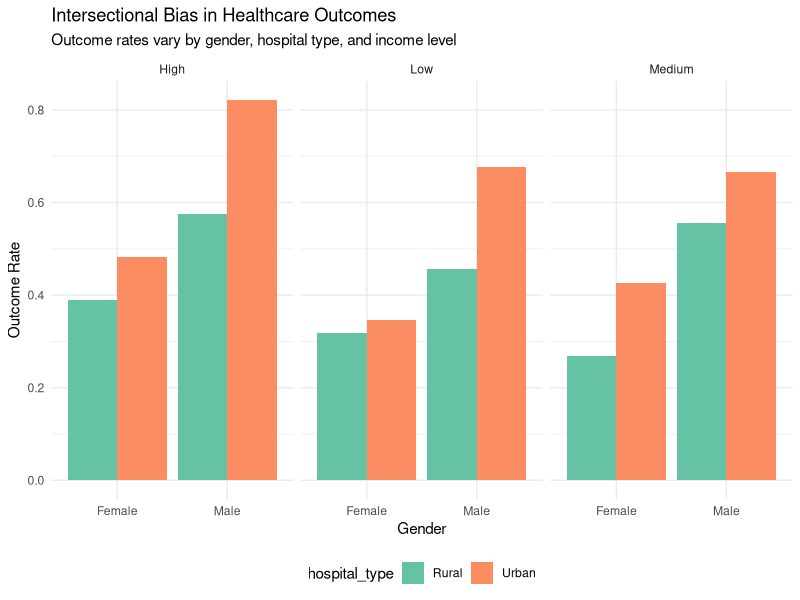
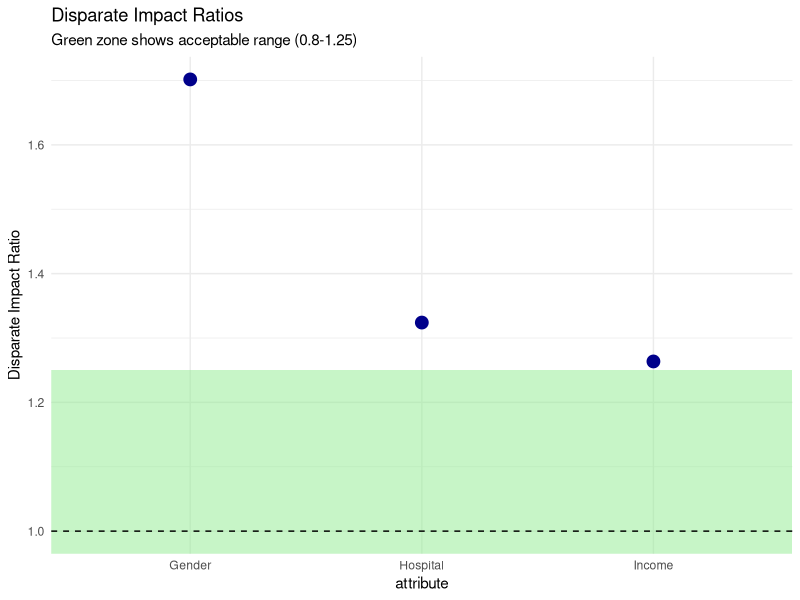
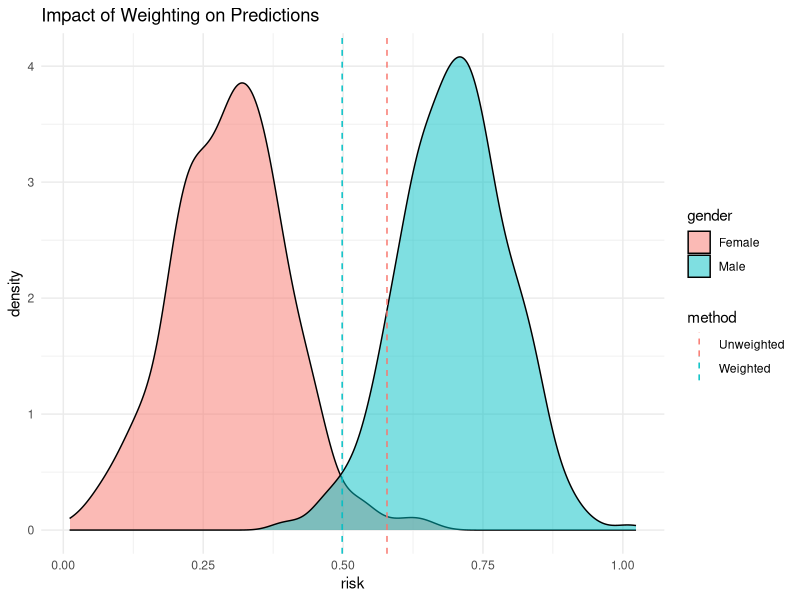
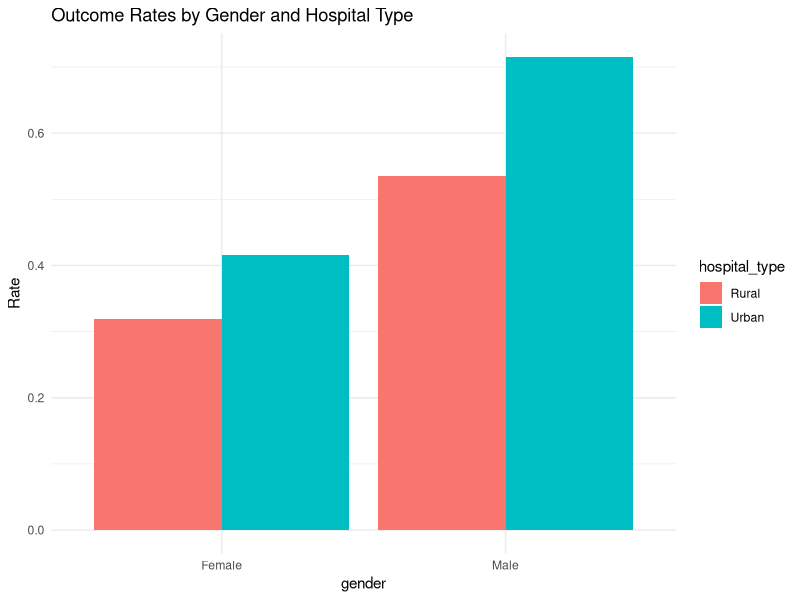
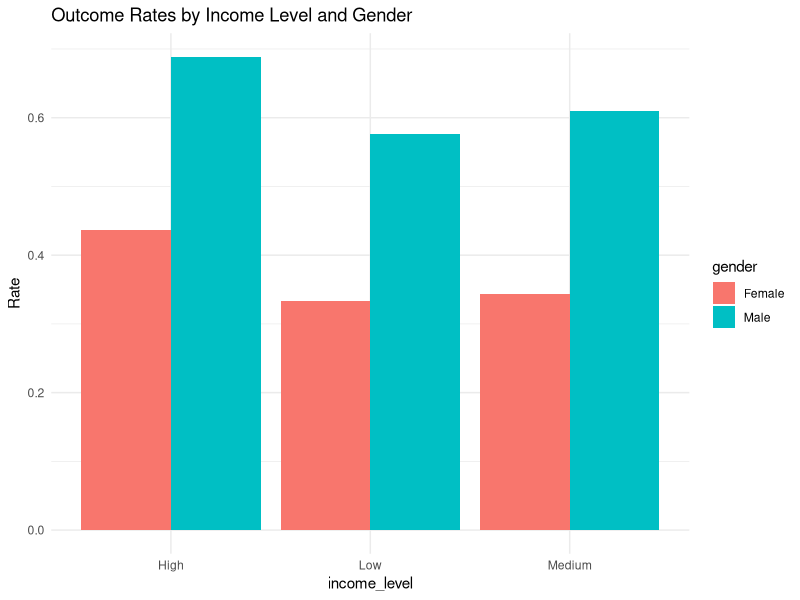
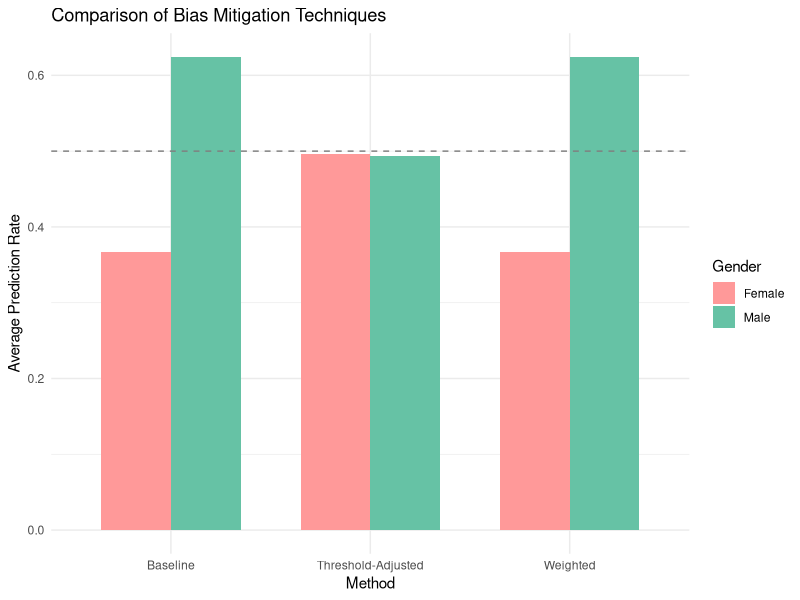

Reproduce these figures in R, in order.
# Chapter 9: Bias and Fairness
# Machine Learning in Cardiology: A Practical R-Based Approach
# Runnable top to bottom. All data are simulated in the script.

# --------------------------------------------------------------------------
# Identifying Sources of Bias
# --------------------------------------------------------------------------

# Load required libraries
library(dplyr)
library(tidyr)
library(ggplot2)
set.seed(123)

# Generate synthetic patient data
n_patients <- 1000

# Create synthetic patient demographics and outcomes
patient_data <- data.frame(
  patient_id = 1:n_patients,
  age = rnorm(n_patients, mean = 60, sd = 15),
  gender = sample(c("Male", "Female"), n_patients, replace = TRUE, prob = c(0.6, 0.4)),
  race = sample(c("White", "Black", "Asian", "Hispanic"), n_patients, replace = TRUE),
  income_level = sample(c("Low", "Medium", "High"), n_patients, replace = TRUE),
  hospital_type = sample(c("Urban", "Rural"), n_patients, replace = TRUE),
  risk_score = runif(n_patients)
)

# Add biased outcomes
patient_data$outcome <- with(patient_data, {
  # Create biased probability based on demographics
  prob <- 0.3 + 
    0.2 * (gender == "Male") +  # Gender bias
    0.15 * (hospital_type == "Urban") +  # Hospital type bias
    0.1 * (income_level == "High")  # Income level bias
  
  # Generate outcomes
  rbinom(n_patients, 1, prob)
})

# Outcome disparities across demographics
outcome_disparities <- patient_data %>%
  group_by(gender, hospital_type, income_level) %>%
  summarize(
    outcome_rate = mean(outcome),
    n = n(),
    .groups = 'drop'
  )

# Figure 1: Intersectional bias visualization
ggplot(outcome_disparities, 
       aes(x = gender, y = outcome_rate, fill = hospital_type)) +
  geom_bar(stat = "identity", position = "dodge") +
  facet_wrap(~income_level) +
  scale_fill_brewer(palette = "Set2") +
  labs(title = "Intersectional Bias in Healthcare Outcomes",
       subtitle = "Outcome rates vary by gender, hospital type, and income level",
       y = "Outcome Rate",
       x = "Gender") +
  theme_minimal() +
  theme(legend.position = "bottom")


# --------------------------------------------------------------------------
# Fairness Metrics: Quantifying Disparate Impact
# --------------------------------------------------------------------------

# Calculate simple DI ratio for each attribute
di_results <- data.frame(
  attribute = c("Gender", "Hospital", "Income"),
  di_ratio = c(
    mean(patient_data$outcome[patient_data$gender == "Male"]) / 
      mean(patient_data$outcome[patient_data$gender == "Female"]),
    mean(patient_data$outcome[patient_data$hospital_type == "Urban"]) / 
      mean(patient_data$outcome[patient_data$hospital_type == "Rural"]),
    mean(patient_data$outcome[patient_data$income_level == "High"]) / 
      mean(patient_data$outcome[patient_data$income_level == "Low"])
  )
)

# Create simple visualization
ggplot(di_results, aes(x = attribute, y = di_ratio)) +
  geom_rect(xmin = -Inf, xmax = Inf, ymin = 0.8, ymax = 1.25, 
            fill = "lightgreen", alpha = 0.2) +
  geom_point(size = 4, color = "darkblue") +
  geom_hline(yintercept = 1, linetype = "dashed") +
  labs(title = "Disparate Impact Ratios",
       subtitle = "Green zone shows acceptable range (0.8-1.25)",
       y = "Disparate Impact Ratio") +
  theme_minimal()


# --------------------------------------------------------------------------
# Bias Mitigation Techniques: Re-weighting
# --------------------------------------------------------------------------

df <- data.frame(
  gender = factor(rep(c("Female", "Male"), c(300, 700))),
  risk = c(rnorm(300, 0.3, 0.1), rnorm(700, 0.7, 0.1))
)

# Compare unweighted vs weighted predictions
results <- data.frame(
  method = c("Unweighted", "Weighted"),
  prediction = c(
    mean(df$risk),  # Biased toward majority
    mean(c(mean(df$risk[df$gender == "Female"]), 
           mean(df$risk[df$gender == "Male"])))  # Equal group weights
  )
)

# Visualize
ggplot(df, aes(x = risk, fill = gender)) +
  geom_density(alpha = 0.5) +
  geom_vline(data = results, aes(xintercept = prediction, 
                                 color = method), linetype = "dashed") +
  labs(title = "Impact of Weighting on Predictions") +
  theme_minimal()


# --------------------------------------------------------------------------
# Sampling Techniques for Bias Mitigation
# --------------------------------------------------------------------------

library(ROSE)

# Apply ROSE to balance classes
balanced_df <- ROSE(gender ~ risk_score, data = patient_data)$data

# Compare distributions before and after
results <- data.frame(
  Method = c("Original", "Balanced"),
  Female_prop = c(
    mean(patient_data$gender == "Female"),
    mean(balanced_df$gender == "Female")
  )
)

print("\nProportion of females:")
print(results)


# --------------------------------------------------------------------------
# Understanding Bias in Algorithms
# --------------------------------------------------------------------------

# Demographics and outcomes visualization
patient_data %>%
  group_by(gender, hospital_type) %>%
  summarize(
    outcome_rate = mean(outcome),
    .groups = 'drop'
  ) %>%
  ggplot(aes(x = gender, y = outcome_rate, fill = hospital_type)) +
  geom_bar(stat = "identity", position = "dodge") +
  labs(title = "Outcome Rates by Gender and Hospital Type",
       y = "Rate") +
  theme_minimal()

# Income level disparity visualization
patient_data %>%
  group_by(income_level, gender) %>%
  summarize(
    outcome_rate = mean(outcome),
    .groups = 'drop'
  ) %>%
  ggplot(aes(x = income_level, y = outcome_rate, fill = gender)) +
  geom_bar(stat = "identity", position = "dodge") +
  labs(title = "Outcome Rates by Income Level and Gender",
       y = "Rate") +
  theme_minimal()


# --------------------------------------------------------------------------
# Mitigation Strategies
# --------------------------------------------------------------------------

# Fit three different approaches
# 1. Baseline model
base_preds <- predict(glm(outcome ~ gender + hospital_type, 
                          data = patient_data, 
                          family = "binomial"), type = "response")

# 2. Weighted model with inverse probability weights
weights <- ifelse(patient_data$gender == "Female", 
                  2 * mean(patient_data$gender == "Male"),
                  2 * mean(patient_data$gender == "Female"))
weight_preds <- predict(glm(outcome ~ gender + hospital_type, 
                            data = patient_data,
                            weights = weights, 
                            family = "binomial"), type = "response")

# 3. Threshold-adjusted predictions
female_threshold <- 0.4  # Lower threshold for underrepresented group
male_threshold <- 0.6    # Higher threshold for overrepresented group
thresh_preds <- ifelse(patient_data$gender == "Female",
                       base_preds > female_threshold,
                       base_preds > male_threshold)

# Combine predictions for visualization
results <- data.frame(
  Gender = rep(patient_data$gender, 3),
  Method = rep(c("Baseline", "Weighted", "Threshold-Adjusted"), each = nrow(patient_data)),
  Prediction = c(base_preds, weight_preds, as.numeric(thresh_preds))
) %>%
  group_by(Method, Gender) %>%
  summarize(Rate = mean(Prediction), .groups = 'drop')

# Visualize
ggplot(results, aes(x = Method, y = Rate, fill = Gender)) +
  geom_bar(stat = "identity", position = "dodge", width = 0.7) +
  geom_hline(yintercept = 0.5, linetype = "dashed", color = "grey50") +
  scale_fill_manual(values = c("#FF9999", "#66C2A5")) +
  labs(title = "Comparison of Bias Mitigation Techniques",
       y = "Average Prediction Rate") +
  theme_minimal()
